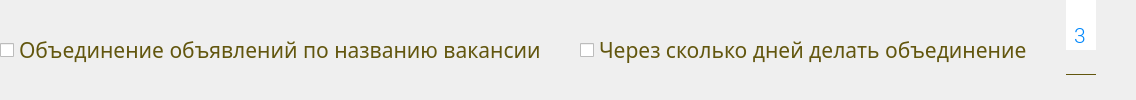
           <widget class="QFrame" name="frame_15">
            <property name="frameShape">
             <enum>QFrame::NoFrame</enum>
            </property>
            <property name="frameShadow">
             <enum>QFrame::Raised</enum>
            </property>
            <layout class="QHBoxLayout" name="horizontalLayout_16">
             <property name="spacing">
              <number>33</number>
             </property>
             <property name="leftMargin">
              <number>0</number>
             </property>
             <property name="topMargin">
              <number>0</number>
             </property>
             <property name="rightMargin">
              <number>0</number>
             </property>
             <property name="bottomMargin">
              <number>0</number>
             </property>
             <item>
              <widget class="QCheckBox" name="unionPublicationsByVacancyBox">
               <property name="font">
                <font>
                 <family>Roboto Regular</family>
                 <pointsize>-1</pointsize>
                </font>
               </property>
               <property name="styleSheet">
                <string notr="true">QCheckBox {
font-family: &quot;Roboto Regular&quot;;
font-size: 21px;
color: #62560e;
}

QCheckBox::indicator {
	border-image: url(:/icons/checkbox.png) 0 0 0 0 stretch stretch;
	width: 23px;
	height: 22px;
    }
QCheckBox::indicator:checked {
	border-image: url(:/icons/checkbox_checked.png) 0 0 0 0 stretch stretch;
	width: 23px;
	height: 22px;
    }</string>
               </property>
               <property name="text">
                <string>Объединение объявлений по названию вакансии</string>
               </property>
               <property name="checked">
                <bool>false</bool>
               </property>
              </widget>
             </item>
             <item>
              <layout class="QHBoxLayout" name="horizontalLayout_union">
               <item>
                <widget class="QCheckBox" name="unionPublicationsByVacancyEveryFewDaysBox">
                 <property name="font">
                  <font>
                   <family>Roboto Regular</family>
                   <pointsize>-1</pointsize>
                  </font>
                 </property>
                 <property name="styleSheet">
                  <string notr="true">QCheckBox {
font-family: &quot;Roboto Regular&quot;;
font-size: 21px;
color: #62560e;
}

QCheckBox::indicator {
	border-image: url(:/icons/checkbox.png) 0 0 0 0 stretch stretch;
	width: 23px;
	height: 22px;
    }
QCheckBox::indicator:checked {
	border-image: url(:/icons/checkbox_checked.png) 0 0 0 0 stretch stretch;
	width: 23px;
	height: 22px;
    }</string>
                 </property>
                 <property name="text">
                  <string>Через сколько дней делать объединение</string>
                 </property>
                 <property name="checked">
                  <bool>false</bool>
                 </property>
                </widget>
               </item>
               <item>
                <widget class="QFrame" name="frame_8">
                 <property name="frameShape">
                  <enum>QFrame::NoFrame</enum>
                 </property>
                 <property name="frameShadow">
                  <enum>QFrame::Raised</enum>
                 </property>
                 <layout class="QVBoxLayout" name="verticalLayout_3">
                  <property name="spacing">
                   <number>0</number>
                  </property>
                  <property name="leftMargin">
                   <number>0</number>
                  </property>
                  <property name="topMargin">
                   <number>0</number>
                  </property>
                  <property name="rightMargin">
                   <number>0</number>
                  </property>
                  <property name="bottomMargin">
                   <number>0</number>
                  </property>
                  <item>
                   <widget class="QSpinBox" name="unionDaysField">
                    <property name="sizePolicy">
                     <sizepolicy hsizetype="Preferred" vsizetype="Preferred">
                      <horstretch>0</horstretch>
                      <verstretch>0</verstretch>
                     </sizepolicy>
                    </property>
                    <property name="minimumSize">
                     <size>
                      <width>10</width>
                      <height>14</height>
                     </size>
                    </property>
                    <property name="maximumSize">
                     <size>
                      <width>16777215</width>
                      <height>16777215</height>
                     </size>
                    </property>
                    <property name="font">
                     <font>
                      <family>Roboto Light</family>
                      <pointsize>-1</pointsize>
                      <weight>50</weight>
                      <bold>false</bold>
                      <underline>false</underline>
                     </font>
                    </property>
                    <property name="styleSheet">
                     <string notr="true">QAbstractSpinBox {
    color: #0087fc;
font-size: 21px;
    font-family: &quot;Roboto Light&quot;;
}</string>
                    </property>
                    <property name="frame">
                     <bool>false</bool>
                    </property>
                    <property name="alignment">
                     <set>Qt::AlignBottom|Qt::AlignHCenter</set>
                    </property>
                    <property name="buttonSymbols">
                     <enum>QAbstractSpinBox::NoButtons</enum>
                    </property>
                    <property name="accelerated">
                     <bool>false</bool>
                    </property>
                    <property name="keyboardTracking">
                     <bool>true</bool>
                    </property>
                    <property name="maximum">
                     <number>100000</number>
                    </property>
                    <property name="value">
                     <number>3</number>
                    </property>
                   </widget>
                  </item>
                  <item>
                   <widget class="QFrame" name="frame_9">
                    <property name="maximumSize">
                     <size>
                      <width>30</width>
                      <height>16777215</height>
                     </size>
                    </property>
                    <property name="frameShape">
                     <enum>QFrame::NoFrame</enum>
                    </property>
                    <property name="frameShadow">
                     <enum>QFrame::Raised</enum>
                    </property>
                    <layout class="QHBoxLayout" name="horizontalLayout_8">
                     <property name="spacing">
                      <number>0</number>
                     </property>
                     <property name="leftMargin">
                      <number>0</number>
                     </property>
                     <property name="topMargin">
                      <number>0</number>
                     </property>
                     <property name="rightMargin">
                      <number>0</number>
                     </property>
                     <property name="bottomMargin">
                      <number>0</number>
                     </property>
                     <item>
                      <widget class="Line" name="line">
                       <property name="maximumSize">
                        <size>
                         <width>30</width>
                         <height>16777215</height>
                        </size>
                       </property>
                       <property name="autoFillBackground">
                        <bool>false</bool>
                       </property>
                       <property name="styleSheet">
                        <string notr="true">color: #62560E</string>
                       </property>
                       <property name="frameShadow">
                        <enum>QFrame::Plain</enum>
                       </property>
                       <property name="orientation">
                        <enum>Qt::Horizontal</enum>
                       </property>
                      </widget>
                     </item>
                    </layout>
                   </widget>
                  </item>
                 </layout>
                </widget>
               </item>
               <item>
                <spacer name="horizontalSpacer_5">
                 <property name="orientation">
                  <enum>Qt::Horizontal</enum>
                 </property>
                 <property name="sizeHint" stdset="0">
                  <size>
                   <width>40</width>
                   <height>20</height>
                  </size>
                 </property>
                </spacer>
               </item>
              </layout>
             </item>
            </layout>
           </widget>
